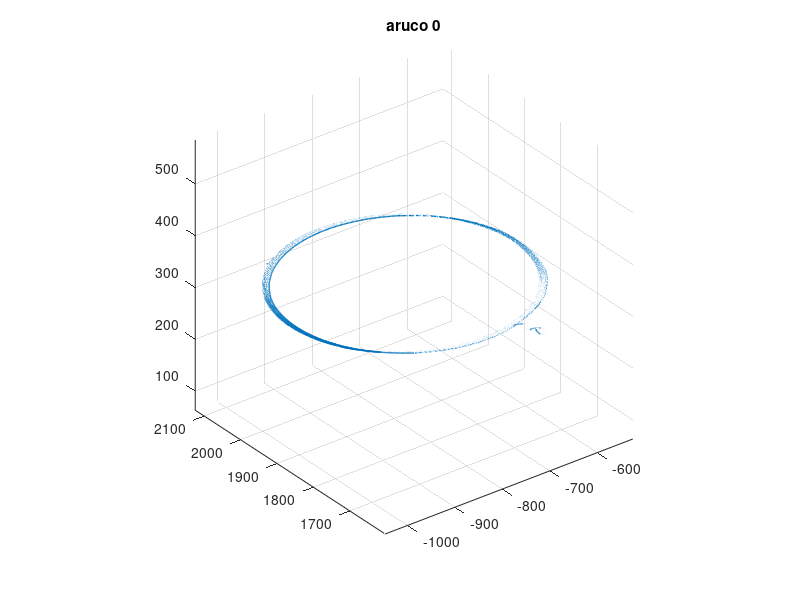

The MATLAB source for this figure:
clc
clear all

%% load data
% Time center:X center:Y center:Z x_axis:X x_axis:Y x_axis:Z y_axis:X y_axis:Y y_axis:Z
ar = load("mocap/mocap_2022_01_28_4_set0rotate.txt");


tot_tick = length(ar);

%% find start transform
% average quaternion and translation

%% express points in start axis

%% plot path
st = 1;   %% start tick
et = tot_tick;  %% end tick

figure(11)
subplot(1,1,1)
plot3(ar(st:et,2), ar(st:et,3), ar(st:et,4), 'LineWidth',1)
title('aruco 0')
hold on
axis equal
hold off
grid on


